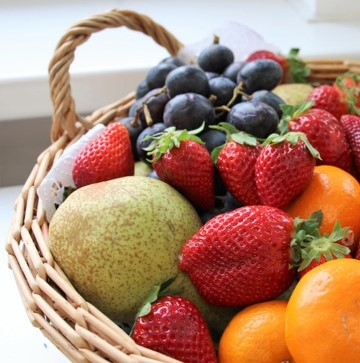
#> input picture Sample_Images/fruit-basket.jpg, 360 x 363 px
$ jupyter execute ImageStitching.ipynb
#> lines starting #> are read from the running program, lines starting #| are printed output that depends on the picture
### Imports

[cell 1]
import cv2 as cv
import numpy as np

### Load Images

[cell 2]
image_paths = ["./Sample_Images/fruit-basket.jpg", "./Sample_Images/fruit-basket2.jpg"]
images_rgb = []
images_grayscale = []

for idx, image_path in enumerate(image_paths):
    img = cv.imread(image_path)
#> img is the input picture: shape (363, 360, 3); mean B, G, R 112.4, 134.3, 175.2
    images_rgb.append(img)
    images_grayscale.append(img)
    print(f"Image Pair {idx}: {image_path} | Shape: {images_rgb[idx].shape}")
#| Image Pair 0: ./Sample_Images/fruit-basket.jpg | Shape: (363, 360, 3)
    print(f"Image Pair {idx}: {image_path} | Shape: {images_grayscale[idx].shape}")
#| Image Pair 0: ./Sample_Images/fruit-basket.jpg | Shape: (363, 360, 3)

### Prepare Images

[cell 3]
if(images_rgb[0].shape[0] > images_rgb[1].shape[0]):
    images_rgb[0] = images_rgb[0][:images_rgb[1].shape[0],:]
    print(images_rgb[0].shape)
#| (362, 360, 3)
    print(images_rgb[1].shape)
#| (362, 416, 3)
elif(images_rgb[0].shape[0] < images_rgb[1].shape[0]):
    images_rgb[1] = images_rgb[1][:images_rgb[0].shape[0],:]
    print("okay")

### Detect Features

### Feature Matching

### Image Transformation

### Blending

### Further Improvements

### Show Images

[cell 4]
def show_images(images):
    for idx, image in enumerate(images):
        cv.imshow(f"Image {idx}", image)
        cv.waitKey(0)
        cv.destroyAllWindows()
#> this loop made 2 passes
#> pass 1, in show_images, `cv.imshow(f"Image {idx}", image)`:
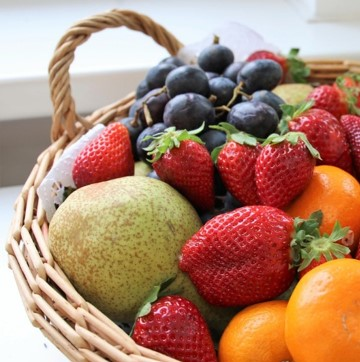
#> window 'Image 0': shape (362, 360, 3); mean B, G, R 112.5, 134.3, 175.1
show_images(images_rgb)
